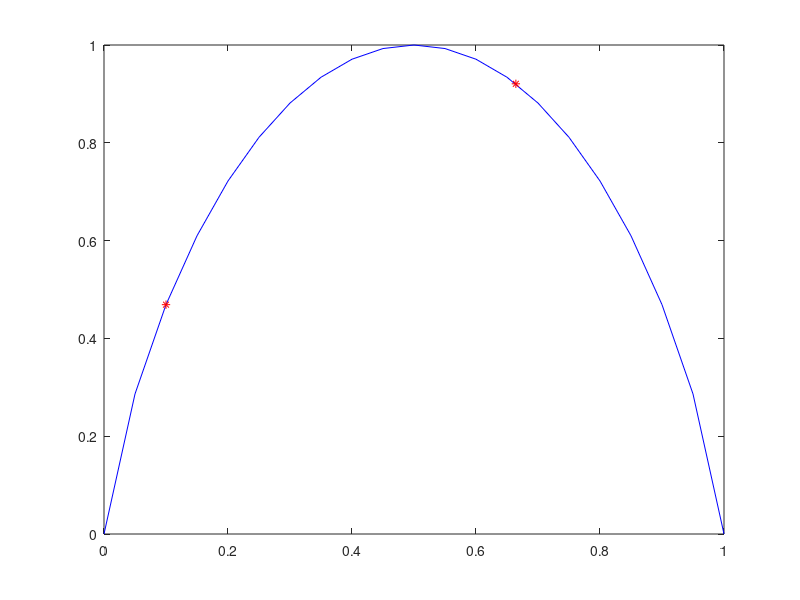

MATLAB code to generate this figure:
% draw, for open world

prm = 0:0.05:1;

ent = [];

points = [0.6643, 0.1]; % prm




for i = prm
    if i ~= 0 && i ~= 1
        temp = -log2(i) * i - log2(1-i) * (1-i);
    else
        temp = 0;
    end
    ent = [ent, temp];
end



plot(prm, ent, 'b');
hold on;


for target = points
    plot(target, -log2(target)*target - log2(1-target)*(1-target), 'r*');
end